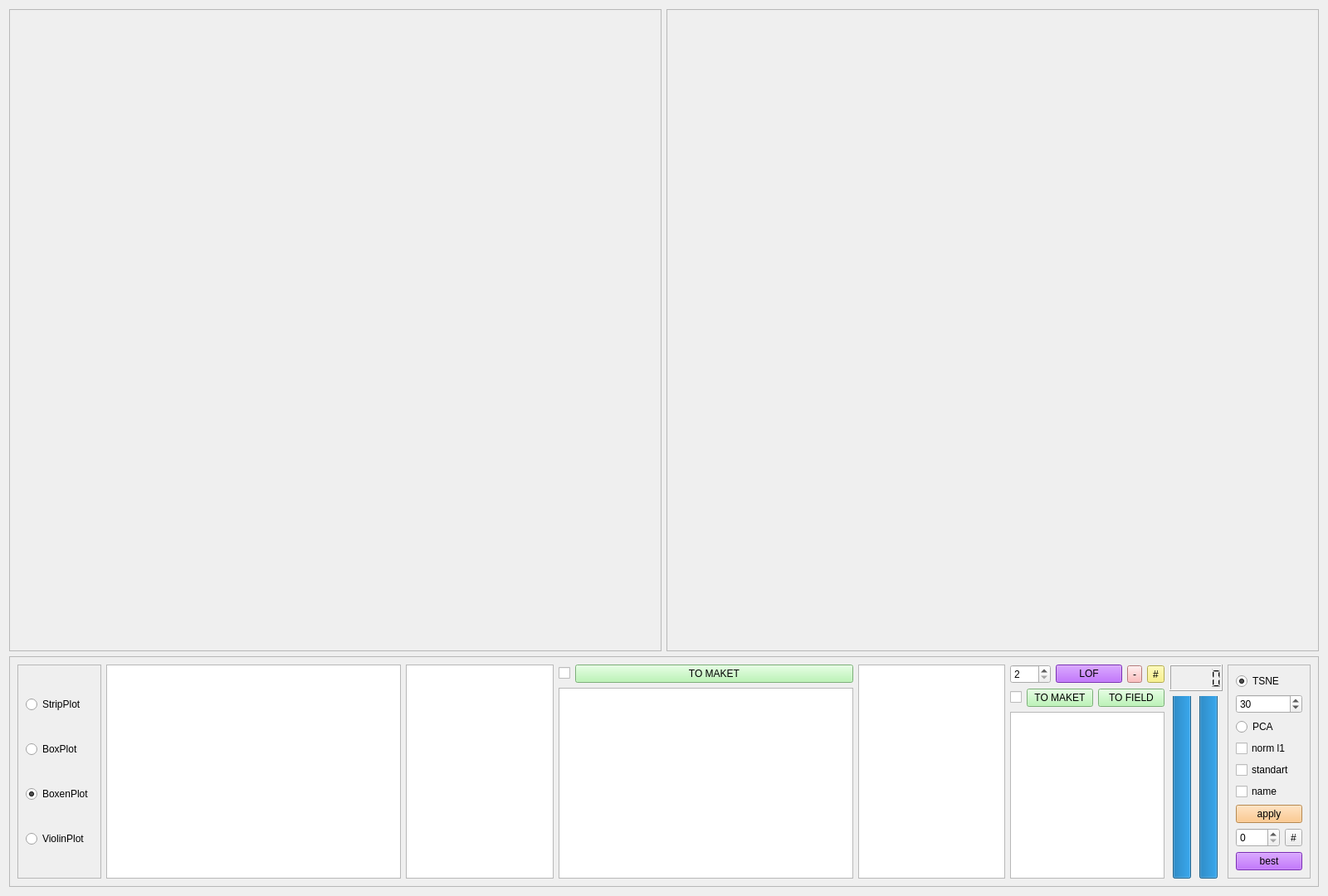
<?xml version="1.0" encoding="UTF-8"?>
<ui version="4.0">
 <class>TSNE_PCA</class>
 <widget class="QWidget" name="TSNE_PCA">
  <property name="geometry">
   <rect>
    <x>0</x>
    <y>0</y>
    <width>1600</width>
    <height>1080</height>
   </rect>
  </property>
  <property name="windowTitle">
   <string>TSNE PCA</string>
  </property>
  <layout class="QGridLayout" name="gridLayout_3" rowstretch="3,1">
   <item row="0" column="0">
    <layout class="QGridLayout" name="gridLayout_2" columnstretch="1,1">
     <item row="0" column="0">
      <widget class="QFrame" name="frame_5">
       <property name="frameShape">
        <enum>QFrame::StyledPanel</enum>
       </property>
       <property name="frameShadow">
        <enum>QFrame::Raised</enum>
       </property>
       <layout class="QGridLayout" name="gridLayout">
        <item row="0" column="0">
         <layout class="QVBoxLayout" name="verticalLayout_anova"/>
        </item>
       </layout>
      </widget>
     </item>
     <item row="0" column="1">
      <widget class="QFrame" name="frame">
       <property name="frameShape">
        <enum>QFrame::StyledPanel</enum>
       </property>
       <property name="frameShadow">
        <enum>QFrame::Raised</enum>
       </property>
       <layout class="QHBoxLayout" name="horizontalLayout_2">
        <item>
         <layout class="QVBoxLayout" name="verticalLayout_graph"/>
        </item>
       </layout>
      </widget>
     </item>
    </layout>
   </item>
   <item row="1" column="0">
    <widget class="QFrame" name="frame_2">
     <property name="frameShape">
      <enum>QFrame::StyledPanel</enum>
     </property>
     <property name="frameShadow">
      <enum>QFrame::Raised</enum>
     </property>
     <layout class="QHBoxLayout" name="horizontalLayout_3" stretch="0,2,1,2,1,1,0,0">
      <item>
       <widget class="QFrame" name="frame_4">
        <property name="frameShape">
         <enum>QFrame::StyledPanel</enum>
        </property>
        <property name="frameShadow">
         <enum>QFrame::Raised</enum>
        </property>
        <layout class="QVBoxLayout" name="verticalLayout_4">
         <item>
          <widget class="QRadioButton" name="radioButton_strip">
           <property name="text">
            <string>StripPlot</string>
           </property>
          </widget>
         </item>
         <item>
          <widget class="QRadioButton" name="radioButton_box">
           <property name="text">
            <string>BoxPlot</string>
           </property>
          </widget>
         </item>
         <item>
          <widget class="QRadioButton" name="radioButton_boxen">
           <property name="text">
            <string>BoxenPlot</string>
           </property>
           <property name="checked">
            <bool>true</bool>
           </property>
          </widget>
         </item>
         <item>
          <widget class="QRadioButton" name="radioButton_violin">
           <property name="text">
            <string>ViolinPlot</string>
           </property>
          </widget>
         </item>
        </layout>
       </widget>
      </item>
      <item>
       <widget class="QListWidget" name="listWidget_param"/>
      </item>
      <item>
       <widget class="QListWidget" name="listWidget_checkbox_well"/>
      </item>
      <item>
       <layout class="QGridLayout" name="gridLayout_8">
        <item row="1" column="0">
         <widget class="QListWidget" name="listWidget_check_param"/>
        </item>
        <item row="0" column="0">
         <layout class="QGridLayout" name="gridLayout_10" columnstretch="0,1">
          <item row="0" column="0">
           <widget class="QCheckBox" name="checkBox_param_all">
            <property name="text">
             <string/>
            </property>
           </widget>
          </item>
          <item row="0" column="1">
           <widget class="QPushButton" name="pushButton_to_maket">
            <property name="styleSheet">
             <string notr="true">background-color: rgb(172, 244, 166);</string>
            </property>
            <property name="text">
             <string>TO MAKET</string>
            </property>
           </widget>
          </item>
         </layout>
        </item>
       </layout>
      </item>
      <item>
       <widget class="QListWidget" name="listWidget_point"/>
      </item>
      <item>
       <layout class="QGridLayout" name="gridLayout_6">
        <item row="0" column="0">
         <layout class="QGridLayout" name="gridLayout_7">
          <item row="0" column="3">
           <widget class="QToolButton" name="toolButton_lof_all">
            <property name="toolTip">
             <string>выбрвать все образцы</string>
            </property>
            <property name="styleSheet">
             <string notr="true">background-color: rgb(249, 240, 107);</string>
            </property>
            <property name="text">
             <string>#</string>
            </property>
           </widget>
          </item>
          <item row="0" column="0">
           <widget class="QSpinBox" name="spinBox_lof">
            <property name="minimum">
             <number>2</number>
            </property>
           </widget>
          </item>
          <item row="0" column="1">
           <widget class="QPushButton" name="pushButton_lof">
            <property name="styleSheet">
             <string notr="true">background-color: rgb(170, 63, 251);</string>
            </property>
            <property name="text">
             <string>LOF</string>
            </property>
           </widget>
          </item>
          <item row="0" column="2">
           <widget class="QToolButton" name="toolButton_lof_clean">
            <property name="toolTip">
             <string>отключить выбросы</string>
            </property>
            <property name="styleSheet">
             <string notr="true">background-color: rgb(252, 171, 171);</string>
            </property>
            <property name="text">
             <string>-</string>
            </property>
           </widget>
          </item>
         </layout>
        </item>
        <item row="2" column="0">
         <widget class="QListWidget" name="listWidget_check_point"/>
        </item>
        <item row="1" column="0">
         <layout class="QGridLayout" name="gridLayout_9">
          <item row="0" column="2">
           <widget class="QPushButton" name="pushButton_point_to_field">
            <property name="styleSheet">
             <string notr="true">background-color: rgb(172, 244, 166);</string>
            </property>
            <property name="text">
             <string>TO FIELD</string>
            </property>
           </widget>
          </item>
          <item row="0" column="1">
           <widget class="QPushButton" name="pushButton_point_to_fake">
            <property name="styleSheet">
             <string notr="true">background-color: rgb(172, 244, 166);</string>
            </property>
            <property name="text">
             <string>TO MAKET</string>
            </property>
           </widget>
          </item>
          <item row="0" column="0">
           <widget class="QCheckBox" name="checkBox_point_all">
            <property name="text">
             <string/>
            </property>
           </widget>
          </item>
         </layout>
        </item>
       </layout>
      </item>
      <item>
       <layout class="QVBoxLayout" name="verticalLayout_2" stretch="1,7">
        <item>
         <widget class="QLCDNumber" name="lcdNumber">
          <property name="font">
           <font>
            <pointsize>20</pointsize>
            <weight>75</weight>
            <bold>true</bold>
           </font>
          </property>
         </widget>
        </item>
        <item>
         <layout class="QGridLayout" name="gridLayout_4">
          <item row="0" column="0">
           <widget class="QProgressBar" name="progressBar_1">
            <property name="value">
             <number>100</number>
            </property>
            <property name="orientation">
             <enum>Qt::Vertical</enum>
            </property>
           </widget>
          </item>
          <item row="0" column="1">
           <widget class="QProgressBar" name="progressBar_2">
            <property name="value">
             <number>100</number>
            </property>
            <property name="orientation">
             <enum>Qt::Vertical</enum>
            </property>
           </widget>
          </item>
         </layout>
        </item>
       </layout>
      </item>
      <item>
       <widget class="QFrame" name="frame_3">
        <property name="frameShape">
         <enum>QFrame::StyledPanel</enum>
        </property>
        <property name="frameShadow">
         <enum>QFrame::Raised</enum>
        </property>
        <layout class="QVBoxLayout" name="verticalLayout">
         <item>
          <widget class="QRadioButton" name="radioButton_tsne">
           <property name="text">
            <string>TSNE</string>
           </property>
           <property name="checked">
            <bool>true</bool>
           </property>
          </widget>
         </item>
         <item>
          <widget class="QSpinBox" name="spinBox_perplexity">
           <property name="minimum">
            <number>2</number>
           </property>
           <property name="maximum">
            <number>200</number>
           </property>
           <property name="value">
            <number>30</number>
           </property>
          </widget>
         </item>
         <item>
          <widget class="QRadioButton" name="radioButton_pca">
           <property name="text">
            <string>PCA</string>
           </property>
          </widget>
         </item>
         <item>
          <widget class="QCheckBox" name="checkBox_norm_l1">
           <property name="text">
            <string>norm l1</string>
           </property>
          </widget>
         </item>
         <item>
          <widget class="QCheckBox" name="checkBox_standart">
           <property name="text">
            <string>standart</string>
           </property>
           <property name="checked">
            <bool>false</bool>
           </property>
          </widget>
         </item>
         <item>
          <widget class="QCheckBox" name="checkBox_name_point">
           <property name="text">
            <string>name</string>
           </property>
          </widget>
         </item>
         <item>
          <widget class="QPushButton" name="pushButton_apply">
           <property name="styleSheet">
            <string notr="true">background-color: rgb(255, 190, 111);</string>
           </property>
           <property name="text">
            <string>apply</string>
           </property>
          </widget>
         </item>
         <item>
          <layout class="QGridLayout" name="gridLayout_5">
           <item row="0" column="0">
            <widget class="QSpinBox" name="spinBox_random_stat">
             <property name="toolTip">
              <string>Random State</string>
             </property>
            </widget>
           </item>
           <item row="0" column="1">
            <widget class="QToolButton" name="toolButton">
             <property name="toolTip">
              <string>Выбрать все параметры</string>
             </property>
             <property name="text">
              <string>#</string>
             </property>
            </widget>
           </item>
          </layout>
         </item>
         <item>
          <widget class="QPushButton" name="pushButton_best_param">
           <property name="styleSheet">
            <string notr="true">background-color: rgb(170, 63, 251);</string>
           </property>
           <property name="text">
            <string>best</string>
           </property>
          </widget>
         </item>
        </layout>
       </widget>
      </item>
     </layout>
    </widget>
   </item>
  </layout>
 </widget>
 <resources/>
 <connections/>
</ui>
